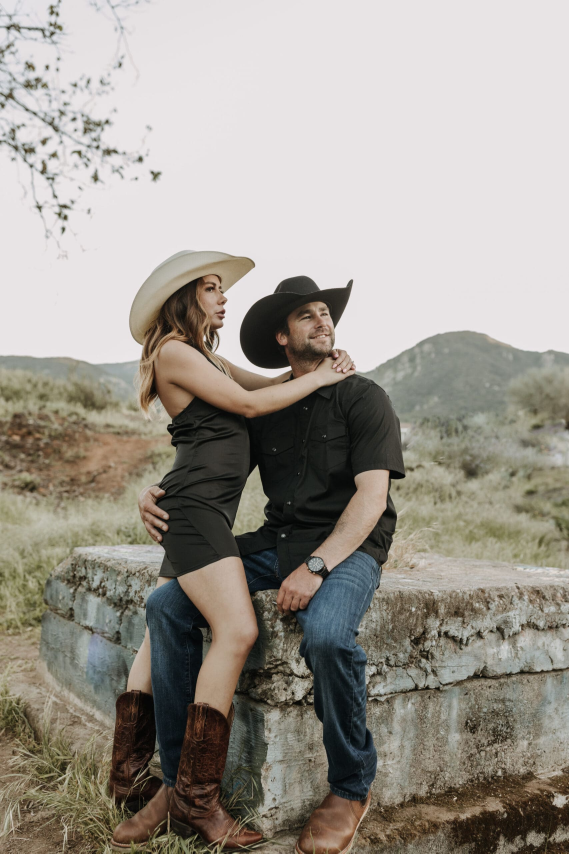
#> input picture backend/compose-engine/test-data/0C1A6965-scaled.jpg, 1707 x 2560 px (shown at 1/3 size)
$ python -i image_analyzer.py   (imports and definitions only)
#> lines starting #> are read from the running program, lines starting #| are printed output that depends on the picture
"""
Image Analyzer for Slideshow V2.

Provides image analysis for smart cropping, face detection,
and visual feature extraction.
"""

import logging
from typing import List, Tuple, Optional, Dict, Any
from pathlib import Path
import numpy as np

logger = logging.getLogger(__name__)


class ImageAnalyzer:
    """
    Analyzer for extracting visual features from images.

    Used for:
    - Smart cropping (face/subject detection)
    - Color analysis
    - Brightness/contrast detection
    - Composition analysis
    """

    def __init__(self):
        self._pil = None
        self._cv2 = None

    @property
    def PIL(self):
        """Lazy load PIL."""
        if self._pil is None:
            from PIL import Image
            self._pil = Image
        return self._pil

    def analyze_image(self, image_path: str) -> Dict[str, Any]:
        """
        Analyze a single image for visual features.

        Returns:
            Dictionary with image analysis results
        """
#> called with image_path = '../../../test-data/0C1A6965-scaled.jpg'
        try:
            img = self.PIL.open(image_path)
#> img is the input picture: PIL image 1707x2560 RGB; mean R, G, B 156.2, 150.9, 142.4
            img_array = np.array(img.convert("RGB"))

            # Basic info
            width, height = img.size
            aspect_ratio = width / height

            # Color analysis
            dominant_colors = self._get_dominant_colors(img_array)
            brightness = self._calculate_brightness(img_array)
            contrast = self._calculate_contrast(img_array)

            # Composition
            has_face = self._detect_faces(image_path)
            visual_weight = self._calculate_visual_weight(img_array)

            return {
                "width": width,
                "height": height,
                "aspect_ratio": aspect_ratio,
                "dominant_colors": dominant_colors,
                "brightness": brightness,
                "contrast": contrast,
                "has_face": has_face,
                "visual_weight_center": visual_weight,
                "suggested_crop_focus": self._suggest_crop_focus(visual_weight, has_face),
            }

        except Exception as e:
            logger.warning(f"Image analysis failed for {image_path}: {e}")
            return {
                "width": 0,
                "height": 0,
                "aspect_ratio": 1.0,
                "dominant_colors": ["#808080"],
                "brightness": 0.5,
                "contrast": 0.5,
                "has_face": False,
                "visual_weight_center": (0.5, 0.5),
                "suggested_crop_focus": "center",
            }

    def _get_dominant_colors(self, img_array: np.ndarray, n_colors: int = 3) -> List[str]:
        """Extract dominant colors from image."""
#> called with n_colors = 3
        try:
            # Resize for faster processing
            from PIL import Image
            img = Image.fromarray(img_array)
            img_small = img.resize((100, 100))
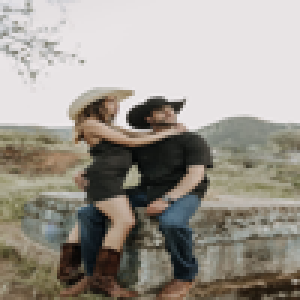
#> img_small: PIL image 100x100 RGB (shown 3 times larger); mean R, G, B 156.2, 150.9, 142.4
            pixels = np.array(img_small).reshape(-1, 3)

            # Simple k-means clustering for colors
            from collections import Counter

            # Quantize colors to reduce complexity
            quantized = (pixels // 32) * 32
            color_tuples = [tuple(c) for c in quantized]
#> color_tuples = 10000 items, first 6: (192, 192, 224), (224, 224, 224), (224, 192, 224), (192, 192, 192), (224, 224, 224), (224, 224, 224)
            counter = Counter(color_tuples)
#> counter = 52 items

            dominant = counter.most_common(n_colors)
#> dominant = [((224, 224, 224), 3314), ((128, 128, 96), 786), ((128, 128, 128), 565)]
            colors = []
            for color, _ in dominant:
                hex_color = "#{:02x}{:02x}{:02x}".format(*color)
                colors.append(hex_color)
#> this loop made 3 passes
#> (color, hex_color) on passes 1 to 3: ((224, 224, 224), '#e0e0e0'), ((128, 128, 96), '#808060'), ((128, 128, 128), '#808080')
#> after the loop, colors = ['#e0e0e0', '#808060', '#808080']

            return colors

        except Exception:
            return ["#808080"]

    def _calculate_brightness(self, img_array: np.ndarray) -> float:
        """Calculate overall image brightness (0-1)."""
        # Convert to grayscale-like luminance
        luminance = 0.299 * img_array[:, :, 0] + 0.587 * img_array[:, :, 1] + 0.114 * img_array[:, :, 2]
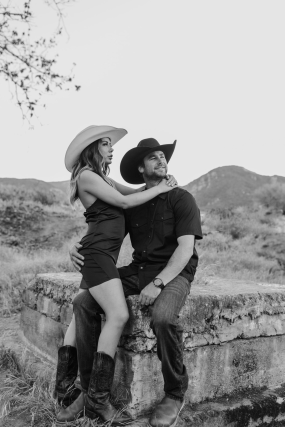
#> luminance: shape (2560, 1707) float64 (shown at 1/6 size); min 0, max 245.1, mean 151.5
#> in analyze_image, `brightness = self._calculate_brightness(img_array)`: brightness = 0.594
        return float(np.mean(luminance) / 255.0)

    def _calculate_contrast(self, img_array: np.ndarray) -> float:
        """Calculate image contrast (0-1)."""
        luminance = 0.299 * img_array[:, :, 0] + 0.587 * img_array[:, :, 1] + 0.114 * img_array[:, :, 2]
        contrast = np.std(luminance) / 128.0  # Normalize to roughly 0-1
#> contrast = 0.566
        return min(1.0, float(contrast))

    def _detect_faces(self, image_path: str) -> bool:
        """Detect if image contains faces (simplified)."""
#> called with image_path = '../../../test-data/0C1A6965-scaled.jpg'
        # This is a placeholder - in production, use OpenCV's face detection
        # or a more sophisticated model
        try:
            # Try to use OpenCV if available
            import cv2
            img = cv2.imread(image_path)
#> img: shape (2560, 1707, 3)
            if img is None:
                return False

            gray = cv2.cvtColor(img, cv2.COLOR_BGR2GRAY)

            # Use Haar cascade for face detection
            cascade_path = cv2.data.haarcascades + 'haarcascade_frontalface_default.xml'
            face_cascade = cv2.CascadeClassifier(cascade_path)
            faces = face_cascade.detectMultiScale(gray, 1.1, 4)
#> faces = [[289, 2296, 50, 50], [770, 2310, 80, 80], [897, 900, 117, 117], [1076, 2047, 151, 151], [194, 1809, 276, 276], [1039, 1993, 265, 265]]
#> in analyze_image, `has_face = self._detect_faces(image_path)`: has_face = True

            return len(faces) > 0

        except Exception:
            # OpenCV not available or failed
            return False

    def _calculate_visual_weight(self, img_array: np.ndarray) -> Tuple[float, float]:
        """Calculate center of visual weight (0-1, 0-1)."""
        # Use edge detection to find areas of interest
        try:
            # Simple gradient-based approach
            gray = 0.299 * img_array[:, :, 0] + 0.587 * img_array[:, :, 1] + 0.114 * img_array[:, :, 2]

            # Calculate gradients
            grad_x = np.abs(np.diff(gray, axis=1))
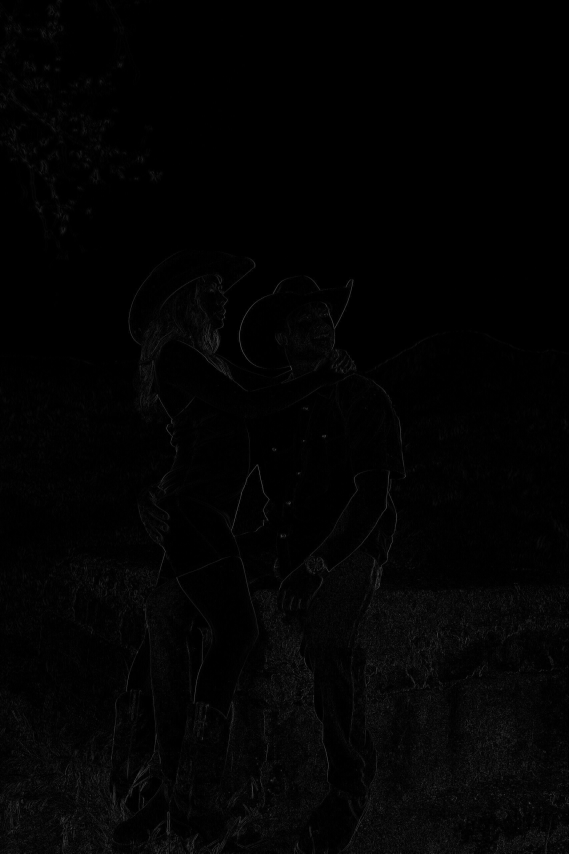
#> grad_x: shape (2560, 1706) float64 (shown at 1/3 size); min 0, max 133, mean 3.3
            grad_y = np.abs(np.diff(gray, axis=0))

            # Pad to original size
            grad_x = np.pad(grad_x, ((0, 0), (0, 1)), mode='edge')
#> grad_x: shape (2560, 1707) float64
            grad_y = np.pad(grad_y, ((0, 1), (0, 0)), mode='edge')
#> grad_y: shape (2560, 1707) float64

            # Combined gradient magnitude
            magnitude = np.sqrt(grad_x**2 + grad_y**2)

            # Calculate weighted center
            h, w = magnitude.shape
            y_coords = np.arange(h).reshape(-1, 1)
            x_coords = np.arange(w).reshape(1, -1)

            total_weight = np.sum(magnitude) + 1e-6
#> total_weight = 21792646.4
            center_y = np.sum(y_coords * magnitude) / total_weight / h
#> center_y = 0.736
            center_x = np.sum(x_coords * magnitude) / total_weight / w
#> center_x = 0.499
#> in analyze_image, `visual_weight = self._calculate_visual_weight(img_array)`: visual_weight = (0.499, 0.736)

            return (float(center_x), float(center_y))

        except Exception:
            return (0.5, 0.5)

    def _suggest_crop_focus(
        self,
        visual_weight: Tuple[float, float],
        has_face: bool
    ) -> str:
        """Suggest where to focus when cropping."""
#> called with visual_weight = (0.499, 0.736), has_face = True
        x, y = visual_weight
#> x = 0.499; y = 0.736

        if has_face:
            return "face"

        # Determine quadrant
        if x < 0.4:
            h_pos = "left"
        elif x > 0.6:
            h_pos = "right"
        else:
            h_pos = "center"

        if y < 0.4:
            v_pos = "top"
        elif y > 0.6:
            v_pos = "bottom"
        else:
            v_pos = "center"

        if h_pos == "center" and v_pos == "center":
            return "center"

        return f"{v_pos}_{h_pos}" if v_pos != "center" else h_pos

    # [135 lines left out: functions smart_crop, _center_crop, resize_for_video, not called in this run]

>>> result = ImageAnalyzer().analyze_image('../../../test-data/0C1A6965-scaled.jpg')
#> result = 9 items

$ run again, on backend/compose-engine/test-data/4ff14bd3fc0cb99640f90bf0566bb1da.jpg
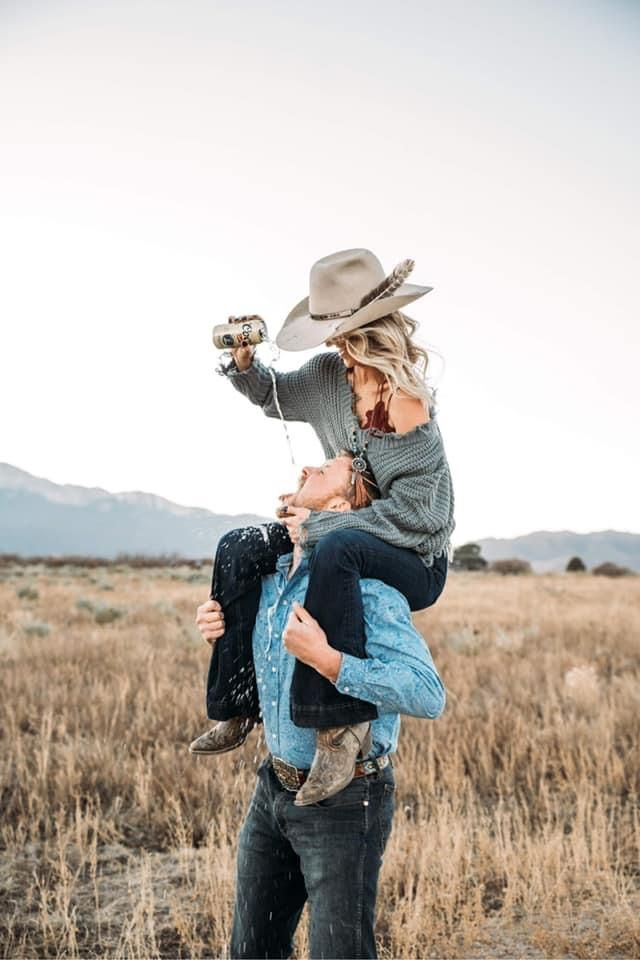
#> input picture backend/compose-engine/test-data/4ff14bd3fc0cb99640f90bf0566bb1da.jpg, 640 x 960 px
#> in analyze_image, img is the input picture: PIL image 640x960 RGB; mean R, G, B 191.6, 184.7, 177.6
#> in _get_dominant_colors, `img_small = img.resize((100, 100))`:
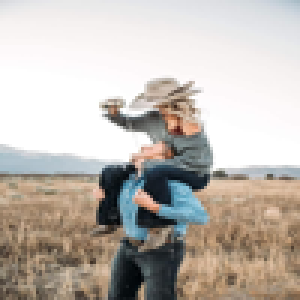
#> img_small: PIL image 100x100 RGB (shown 3 times larger); mean R, G, B 191.5, 184.6, 177.6
#> color_tuples = 10000 items, first 6: (192, 192, 192), (192, 192, 192), (192, 192, 224), (192, 192, 224), (192, 192, 224), (192, 224, 224)
#> counter = 78 items
#> dominant = [((224, 224, 224), 4505), ((160, 128, 96), 844), ((192, 160, 128), 501)]
#> the loop in _get_dominant_colors, `for color, _ in dominant:` made 3 passes
#> (color, hex_color) on passes 1 to 3: ((224, 224, 224), '#e0e0e0'), ((160, 128, 96), '#a08060'), ((192, 160, 128), '#c0a080')
#> after the loop in _get_dominant_colors, `for color, _ in dominant:`: colors = ['#e0e0e0', '#a08060', '#c0a080']
#> brightness = 0.729
#> in _calculate_contrast, `contrast = np.std(luminance) / 128.0`: contrast = 0.54
#> img: shape (960, 640, 3)
#> faces = ()
#> has_face = False
#> in _calculate_visual_weight, `grad_x = np.abs(np.diff(gray, axis=1))`:
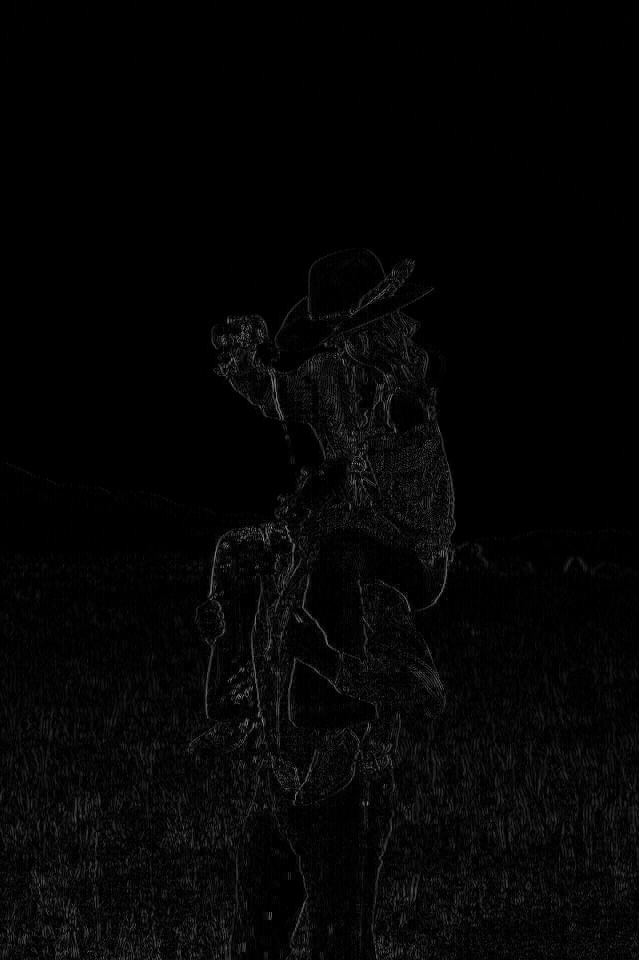
#> grad_x: shape (960, 639) float64; min 0, max 174.1, mean 5
#> total_weight = 4480167.1
#> center_y = 0.715
#> center_x = 0.494
#> visual_weight = (0.494, 0.715)
#> x = 0.494; y = 0.715
#> result = 9 items

$ run again, on backend/compose-engine/test-data/8048e99f2d5753a219b9c5783708b4dd.jpg
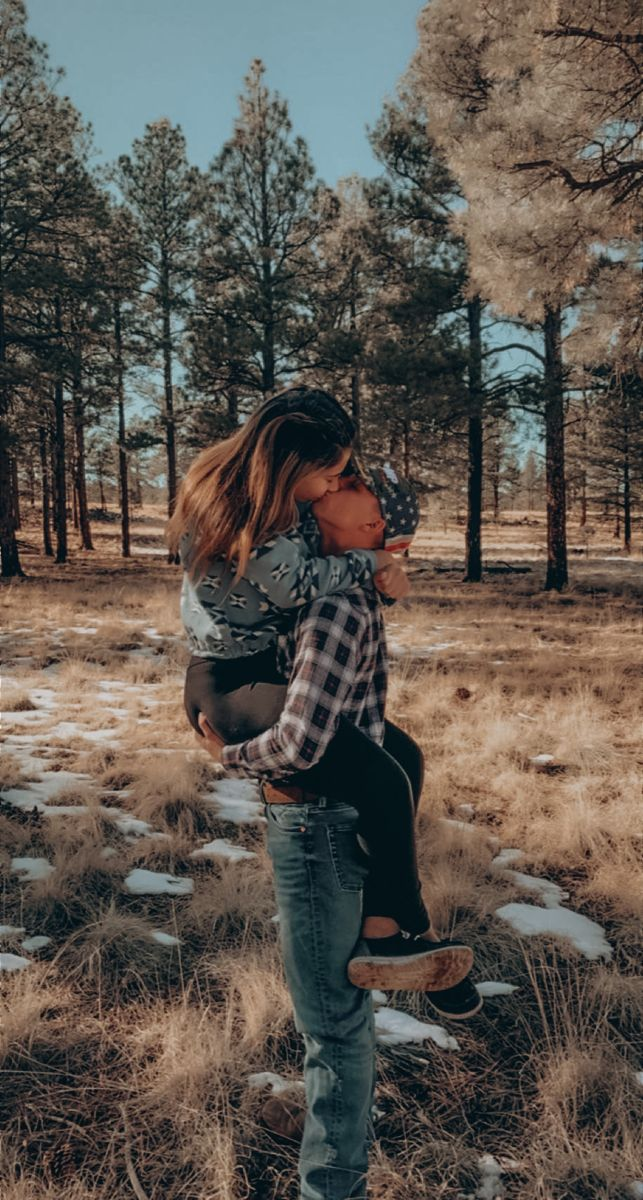
#> input picture backend/compose-engine/test-data/8048e99f2d5753a219b9c5783708b4dd.jpg, 643 x 1200 px
#> in analyze_image, img is the input picture: PIL image 643x1200 RGB; mean R, G, B 93, 86.6, 79.2
#> in _get_dominant_colors, `img_small = img.resize((100, 100))`:
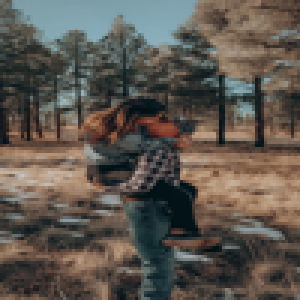
#> img_small: PIL image 100x100 RGB (shown 3 times larger); mean R, G, B 93, 86.5, 79.2
#> color_tuples = 10000 items, first 6: (96, 96, 96), (96, 96, 64), (64, 64, 64), (64, 96, 64), (96, 128, 128), (96, 128, 160)
#> counter = 48 items
#> dominant = [((32, 32, 32), 1806), ((96, 64, 64), 970), ((64, 64, 64), 913)]
#> the loop in _get_dominant_colors, `for color, _ in dominant:` made 3 passes
#> (color, hex_color) on passes 1 to 3: ((32, 32, 32), '#202020'), ((96, 64, 64), '#604040'), ((64, 64, 64), '#404040')
#> after the loop in _get_dominant_colors, `for color, _ in dominant:`: colors = ['#202020', '#604040', '#404040']
#> brightness = 0.344
#> in _calculate_contrast, `contrast = np.std(luminance) / 128.0`: contrast = 0.354
#> img: shape (1200, 643, 3)
#> faces = [[295, 499, 121, 121]]
#> has_face = True
#> in _calculate_visual_weight, `grad_y = np.abs(np.diff(gray, axis=0))`:
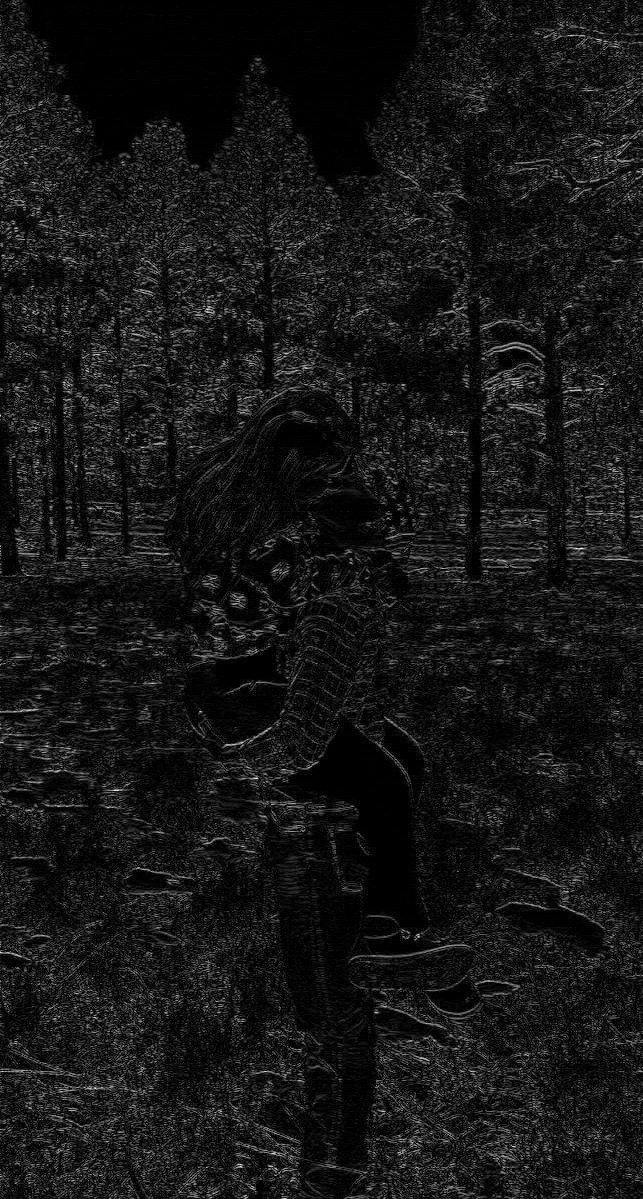
#> grad_y: shape (1199, 643) float64; min 0, max 98.48, mean 8.8; drawn with min black and max white
#> total_weight = 10321047.7
#> center_y = 0.522
#> center_x = 0.493
#> visual_weight = (0.493, 0.522)
#> x = 0.493; y = 0.522
#> result = 9 items
